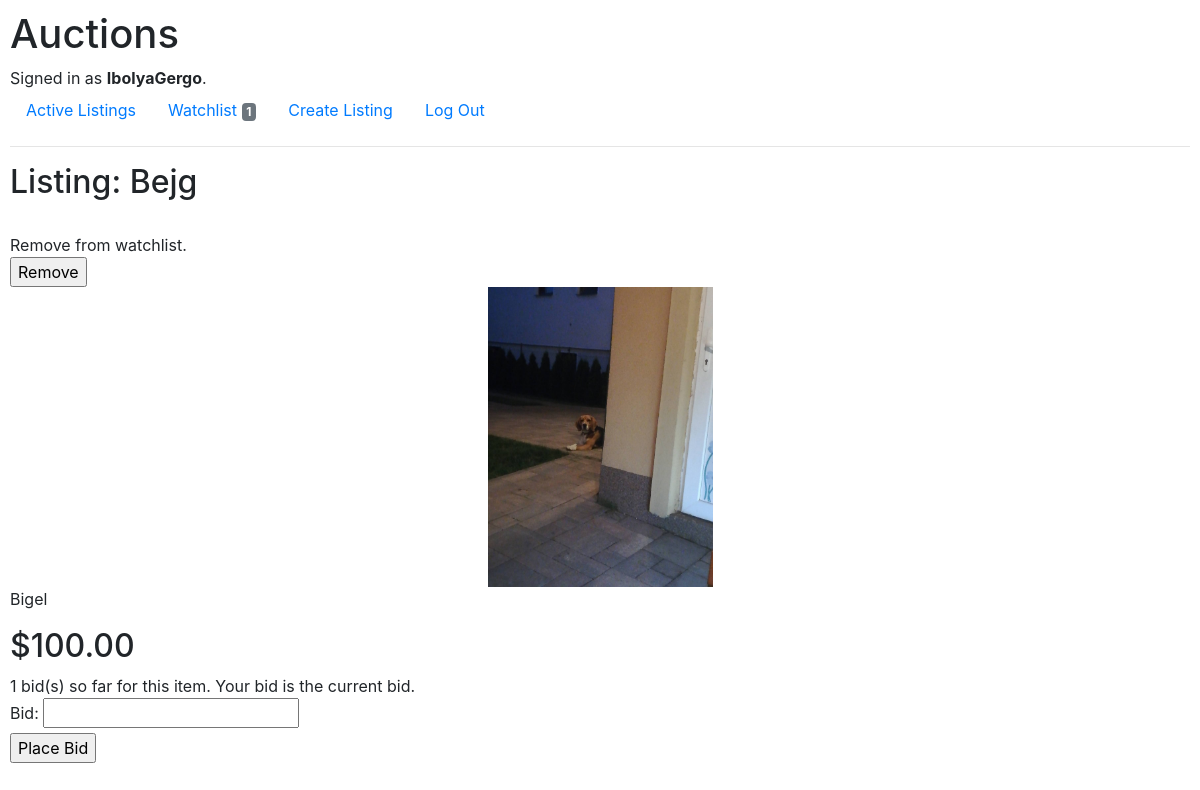
/listing/10 (signed in), run on the app's committed database.
### auctions/models.py (models this page shows, shortened)
class User(AbstractUser):
    watchlist = models.ManyToManyField(ListingModel, blank=True, related_name="watcher")

class ListingModel(models.Model):
    creator = models.ForeignKey("User", on_delete=models.CASCADE)
    title = models.CharField(max_length=64)
    description = models.TextField()
    img = models.ImageField(upload_to="images/", null=True, blank=True)
    start_bid = models.DecimalField(max_digits=64, decimal_places=2)
    created_at = models.DateTimeField(default=timezone.now)
    category = models.CharField(max_length=64)

class BidModel(models.Model):
    user = models.ForeignKey(User, on_delete=models.CASCADE, related_name="user")
    listing = models.ForeignKey(ListingModel, on_delete=models.CASCADE, related_name="listing")
    bid = models.DecimalField(max_digits=64, decimal_places=2)
    def __str__(self):
        return f"${self.bid}"

### auctions/views.py (the view, shortened to what this page needs)
# urls.py: path("listing/<int:listing_id>", views.listing, name="listing"),
def listing(request, listing_id):
    listing = ListingModel.objects.get(pk=listing_id)
    if BidModel.objects.filter(listing__id=listing_id):
        num_of_bids = BidModel.objects.filter(listing__id=listing_id).count()
        bidder = BidModel.objects.filter(listing__id=listing_id).last().user
    else:
        num_of_bids = 0
    if num_of_bids > 0:
        curr_bid = BidModel.objects.filter(listing__id=listing_id).last()
    else:
        curr_bid = ListingModel.objects.get(pk=listing_id).start_bid
    form = BidForm()
    if listing in request.user.watchlist.all():
        on_watchlist = True
    else:
        on_watchlist = False
    num_on_watchlist = request.user.watchlist.count()
    if num_of_bids > 0:
        return render(request, "auctions/listing.html", {
            "listing": listing,
            "form": form,
            "curr_bid": curr_bid,
            "num_of_bids": num_of_bids,
            "bidder": bidder,
            "on_watchlist": on_watchlist,
            "num_on_watchlist": num_on_watchlist
        })

### auctions/forms.py
class BidForm(forms.Form):
    bid = forms.DecimalField(max_digits=10, decimal_places=2)

### auctions/templates/auctions/listing.html (shortened to what this page needs)
{% extends "auctions/layout.html" %}
{% block body %}
    <h2>Listing: {{ listing.title }}</h2><br>
    {% if user.is_authenticated %}
        {% if on_watchlist %}
            Remove from watchlist.
            <div>
                <form action="{% url 'unwatch' listing.id %}" method="post">
                    <input type="submit" value="Remove">
                </form>
            </div>
        {% endif %}
    {% endif %}
    {% if listing.img %}
        <img src="{{ listing.img.url }}" alt="{{ listing.title }}" class="card-img" style="height: 300px; object-fit: scale-down;">
    {% endif %}
    <p>{{ listing.description }}</p>
    <h2>{{ curr_bid }}</h2>
    {% if user.is_authenticated %}
        <div>
            {% if num_of_bids > 0 %}
                {{ num_of_bids }} bid(s) so far for this item.
                {% if bidder == user %}
                    Your bid is the current bid.
                {% else %}
                    {{ bidder.username }}`s bid is the current bid.
                {% endif %}
            {% else %}
                No bids so far for this item.
            {% endif %}
            <form action="{% url 'listing' listing.id %}" method="post">
                {{ form }}<br>
                <input type="submit" value="Place Bid">
            </form>
        </div>
    {% endif %}
{% endblock %}

### auctions/templates/auctions/layout.html (shortened to what this page needs)
{% load static %}
<!DOCTYPE html>
<html lang="en">
    <head>
        <link rel="stylesheet" href="https://stackpath.bootstrapcdn.com/bootstrap/4.4.1/css/bootstrap.min.css">
        <link href="{% static 'auctions/styles.css' %}" rel="stylesheet">
    </head>
    <body>
        <h1>Auctions</h1>
        <div>
            {% if user.is_authenticated %}
                Signed in as <strong>{{ user.username }}</strong>.
            {% else %}
                Not signed in.
            {% endif %}
        </div>
        <ul class="nav">
            <li class="nav-item">
                <a class="nav-link" href="{% url 'index' %}">Active Listings</a>
            </li>
            {% if user.is_authenticated %}
                <li class="nav-item">
                    <a class="nav-link" href="{% url 'watchlist' %}">Watchlist <span class="badge badge-secondary">{{ num_on_watchlist }}</span></a>
                </li>
                <li class="nav-item">
                    <a class="nav-link" href="{% url 'create' %}">Create Listing</a>
                </li>
                <li class="nav-item">
                    <a class="nav-link" href="{% url 'logout' %}">Log Out</a>
                </li>
            {% endif %}
        </ul>
        <hr>
        {% block body %}
        {% endblock %}
    </body>
</html>

### auctions/static/auctions/styles.css (style rules this page uses)
body { padding: 10px; }

### data on the page
User: username "IbolyaGergo"
ListingModel: title "Bejg", img (picture), description "Bigel"
BidModel: bid "$100.00"

### other printed values
{{ num_on_watchlist }} "1"
{{ num_of_bids }} "1"
